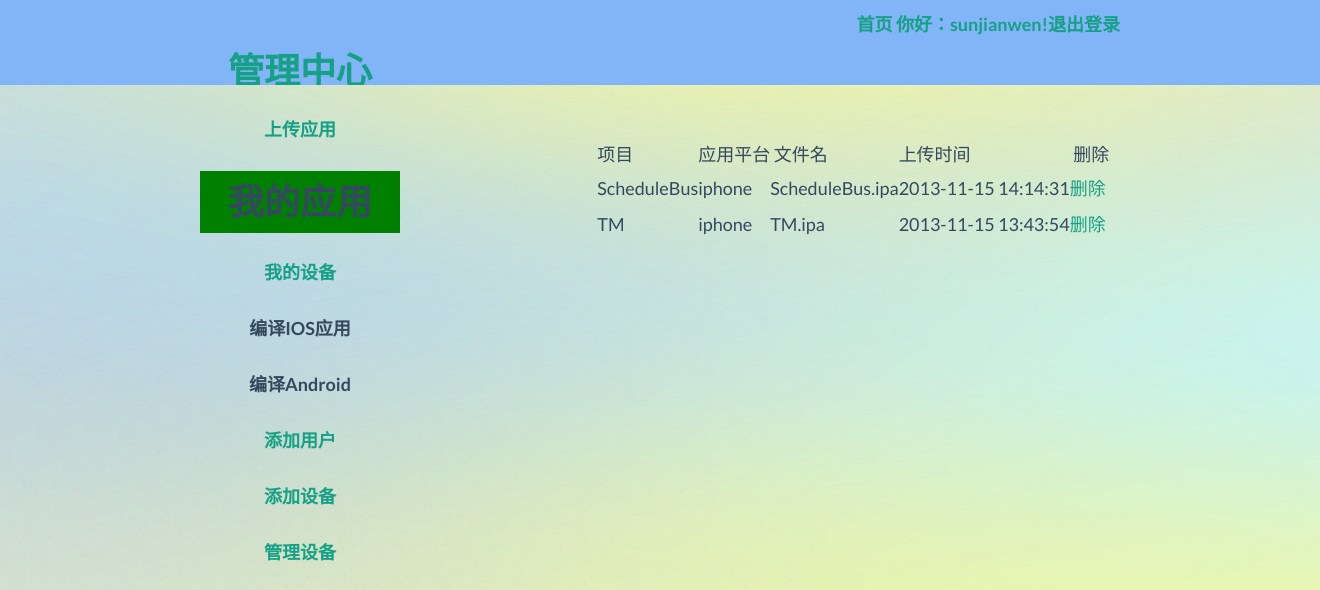
The page /member/delapp.php (signed in) on the database its author committed.
### tables this page shows
CREATE TABLE `new_app_info` (
  `id` bigint(100) NOT NULL AUTO_INCREMENT,
  `project` varchar(50) NOT NULL,
  `platform` varchar(50) NOT NULL,
  `version` varchar(50) DEFAULT NULL,
  `app_name` varchar(50) NOT NULL COMMENT '程序名称',
  `app_status` int(10) NOT NULL COMMENT 'app状态：0 新加入，1 显示，2 删除 ',
  `app_power` int(10) NOT NULL COMMENT '发布环境：1 公测；2 私有；3 预览',
  `add_time` datetime NOT NULL,
  `add_name` varchar(100) DEFAULT NULL COMMENT '添加人',
  `add_ip` varchar(100) DEFAULT NULL,
  `del_name` varchar(100) DEFAULT NULL,
  `del_time` datetime DEFAULT NULL,
  PRIMARY KEY (`id`,`project`),
  KEY `prj` (`project`) USING HASH
);

### member/delapp.php (the view, shortened to what this page needs)
<html>
<head>
    <link href="../css/membercenter.css" rel="stylesheet" type="text/css" />
    <link href="/AppShop/Flat-UI-master/dist/css/vendor/bootstrap/css/bootstrap.min.css" rel="stylesheet">
    <link href="/AppShop/Flat-UI-master/dist/css/flat-ui.min.css" rel="stylesheet">
</head>
<body id="bd"   >
<div id="index">
    <div id="title" >
        <div id="logo"><a href="./membercenter.php">管理中心</a> </div>
        <div id="top">
            <a id="top1" href="../index.php">首页</a>
            <a id="top2" href="../logout.php">你好：<?php echo $_SESSION['UserName'];  ?>!退出登录</a>
        </div>
    </div>
    <div id="list">
        <div id="listdet" class="detail">
            <div  class="detail"><a href="./myapp.php" >上传应用</a></div>
            <div id="add_app" class="detail">我的应用</div>
            <div  class="detail"><a href="../device/mydevice.php" >我的设备</a></div>
            <div class="detail">编译IOS应用</div>
            <div class="detail">编译Android</div>
            <?php
            include('../conn_mysql.php');
            $query="select * from new_user_info where user_name='{$_SESSION['UserName']}' and password='{$_SESSION['Password']}' and power=3 ";
            @     $result1=mysqli_query($conn,$query);
            @    $row=mysqli_fetch_array($result1);
            if($row){
                echo '<div   class="detail"><a href="./adduser.php">添加用户<a/></div>';
                echo '<div   class="detail"><a href="../device/add_device.php">添加设备<a/></div>';
                echo '<div   class="detail"><a href="../device/device_manage.php">管理设备<a/></div>';
            }
            ?>
        </div>
    </div>
    <div id="main">
        <div id="content">
            <table  id="dw"  border="2" >
                <tr>
                    <th>项目</th>
                    <th>应用平台</th>
                    <th>&nbsp;文件名&nbsp;</th>
                    <th>上传时间</th>
                    <th>&nbsp;删除&nbsp;</th>
                </tr>
                <?php
                include('../conn_mysql.php');
                $sql="select distinct app_name,a.id,project,platform,add_time,prj_name,app_power from new_app_info as a  left join new_config_prj as b on a.project=b.prj_num where  app_status=1 and app_power in (1,2,3) and add_name ='{$_SESSION['UserName']}' ORDER BY add_time desc ";
                @   $result1=mysqli_query($conn,$sql);
                while($row = mysqli_fetch_array($result1)){
                    $v=$row[app_name];
                    $ex=explode('.',$v);
                    if($ex[0]!=''){
                        ?>
                        <tr>
                            <td style="line-height:200%" ><?php echo $row[prj_name]; ?></td>
                            <td style="line-height:200%" ><?php echo $row[platform]; ?></td>
                            <td style="line-height:200%" ><?php echo $v; ?></td>
                            <td style="line-height:200%" ><?php echo $row[add_time]; ?></td>
                            <td style="line-height:200%" ><a href="../member/del_detail.php?id=<?php echo $row[id]; ?>">删除</a></td>
                        </tr>
                        <?php
                    }
                }
                ?>
            </table>
        </div>
    </div>
</div>
</body>
</html>

### css/membercenter.css (style rules this page uses)
html, body, div, span, applet, object, iframe, h1, h2, h3, h4, h5, h6, p, blockquote, pre, a, abbr, acronym, address, big, cite, code, del, dfn, em, img, ins, kbd, q, s, samp, small, strike, strong, sub, sup, tt, var, b, u, i, center, dl, dt, dd, ol, ul, li, fieldset, form, label, legend, table, caption, tbody, tfoot, thead, tr, th, td, article, aside, canvas, details, embed, figure, figcaption, footer, header, hgroup, menu, nav, output, ruby, section, summary, time, mark, audio, video { margin: 0; padding: 0; border: 0; font-size: 100%; font: inherit; vertical-align: baseline; }
body { line-height: 1; background-image: url("../pic/3.png"); }
table ,td,th { border-collapse: collapse; border-spacing: 0; margin: auto auto; text-align: left; padding-top: 5px; padding-left: 15px; }
a { text-decoration: none; color:#4b0082; }
#index { margin: auto auto; }
#title { background-color:#82b4f8; font-weight:bold ; overflow:hidden; }
#logo { margin-top: 15px; margin-left: 200px; padding-top: 25px; width: 200px; height: 70px; font-weight:bold ; font-size: 200%; float: left; text-align: center; }
#top { float: right; padding-top: 10px; margin-right: 200px; margin-bottom: 20px; width: 600px; height: 20px; text-align: right; }
#list { float: left; margin-top: 5px; margin-left: 200px; width: 200px; height: 600px; font-weight: bold; }
.detail { text-align: center; margin-top: 25px; }
#main { margin-top: -600px; margin-left: 400px; width: 910px; height: 600px; float: left; padding-top: 50px; }
#add_app { font-size: 200%; background-color: green; }

### rows shown on the page
new_app_info: row "ScheduleBus", platform "iphone", app_name "ScheduleBus.ipa", add_time "2013-11-15 14:14:31"
new_app_info: row "TM", platform "iphone", app_name "TM.ipa", add_time "2013-11-15 13:43:54"

### other values the page prints
$_SESSION['UserName'] "sunjianwen"
